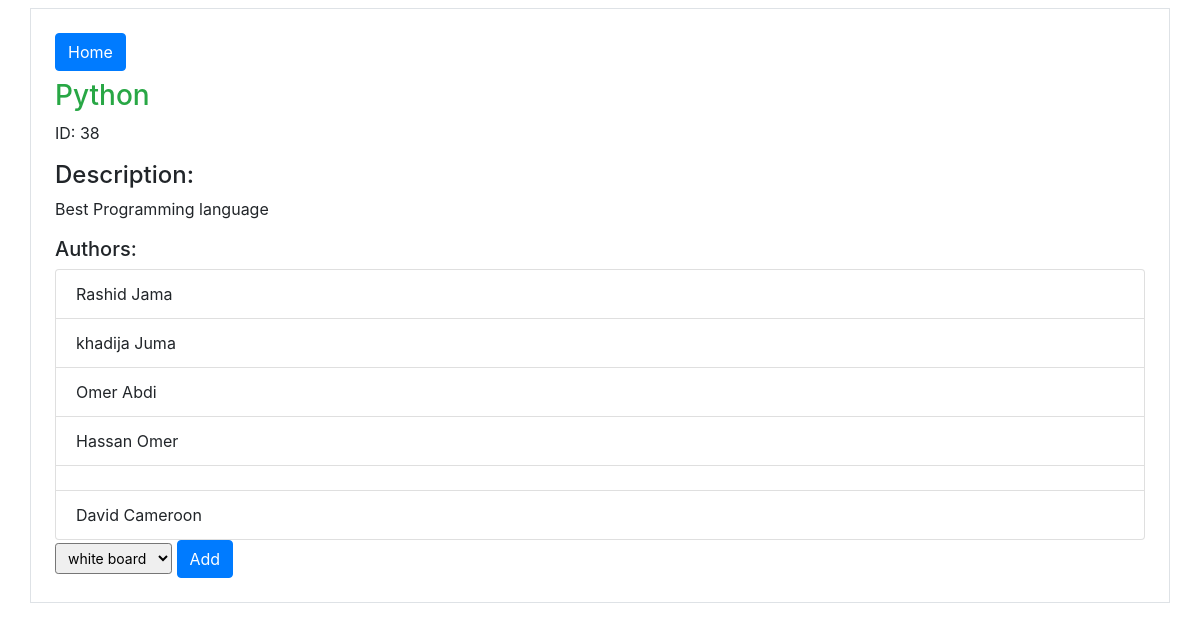
The page /books/38 on the database its author committed.
### books_authors_app/models.py (models this page shows)
class Book(models.Model):
  title = models.CharField(max_length=255)
  desc = models.TextField(default="Great Book")
  created_at = models.DateTimeField(auto_now_add=True)
  updated_at = models.DateTimeField(auto_now=True)

class Author(models.Model):
  first_name = models.CharField(max_length=255)
  last_name = models.CharField(max_length=255)
  notes = models.TextField(default="Good author")
  books = models.ManyToManyField(Book, related_name="authors")
  created_at = models.DateTimeField(auto_now_add=True)
  updated_at = models.DateTimeField(auto_now=True)

### books_authors_app/views.py (the view)
# urls.py: path('books/<book_id>', views.books, name="books"),
def books(request, book_id):
  item = Book.objects.get(id=book_id)
  context = {
    'book': item,
    'books': Book.objects.all(),
    'authors': Author.objects.all()
  }
  request.session['book_id'] = book_id
  return render(request, "books.html", context)

### books_authors_app/templates/books.html (shortened to what this page needs)
<!DOCTYPE html>
<html lang="en">
<head>
  <link rel="stylesheet" href="https://stackpath.bootstrapcdn.com/bootstrap/4.5.0/css/bootstrap.min.css">
</head>
<body>
  <div class="container mt-2 border p-4">
  <a href="/" class="btn btn-primary">Home</a>
  <h3 class="text-success mt-2">{{book.title}}</h3>
  <p>ID: {{book.id}}</p>
  <h4>Description:</h4> <p>{{book.desc}}</p>
  <h5>Authors:</h5>
  <ul class="list-group">
    {% for author in book.authors.all %}
  <li class="list-group-item">{{author.first_name}} {{author.last_name}}</li>
    {% endfor %}
  </ul>
  <form action="/select_book" method="POST">
    <select name="authors" class="form-control-sm">
      {% for author in authors %}
      {% if author not in book.authors.all %}
      <option value="{{author.id}}">{{author.first_name}} {{author.last_name}}</option>
      {% endif %}
      {% endfor %}
    </select>
    <button class="btn btn-primary">Add</button>
  </form>
  </div>
</body>
</html>

### rows shown on the page
Book: title "Python", id "38", desc "Best Programming language"
Author: first_name "Rashid", last_name "Jama"
Author: first_name "khadija", last_name "Juma"
Author: first_name "Omer", last_name "Abdi"
Author: first_name "Hassan", last_name "Omer"
Author: first_name "David", last_name "Cameroon"

### other values the page prints
form field authors "white board"
